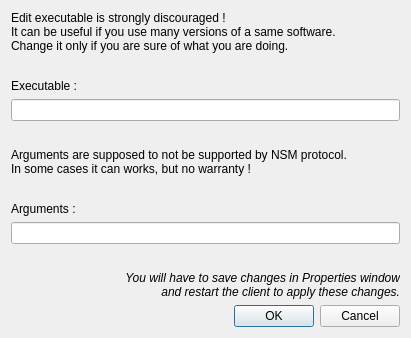
<?xml version="1.0" encoding="UTF-8"?>
<ui version="4.0">
 <class>Dialog</class>
 <widget class="QDialog" name="Dialog">
  <property name="geometry">
   <rect>
    <x>0</x>
    <y>0</y>
    <width>411</width>
    <height>338</height>
   </rect>
  </property>
  <property name="windowTitle">
   <string>Edit Executable</string>
  </property>
  <layout class="QVBoxLayout" name="verticalLayout">
   <item>
    <widget class="QLabel" name="label">
     <property name="text">
      <string>&lt;html&gt;&lt;head/&gt;&lt;body&gt;&lt;p&gt;Edit executable is strongly discouraged !&lt;br/&gt;It can be useful if you use many versions of a same software.&lt;br/&gt;Change it only if you are sure of what you are doing.&lt;/p&gt;&lt;/body&gt;&lt;/html&gt;</string>
     </property>
    </widget>
   </item>
   <item>
    <spacer name="verticalSpacer">
     <property name="orientation">
      <enum>Qt::Vertical</enum>
     </property>
     <property name="sizeHint" stdset="0">
      <size>
       <width>20</width>
       <height>40</height>
      </size>
     </property>
    </spacer>
   </item>
   <item>
    <widget class="QLabel" name="label_2">
     <property name="text">
      <string>Executable :</string>
     </property>
    </widget>
   </item>
   <item>
    <widget class="QLineEdit" name="lineEditExecutable"/>
   </item>
   <item>
    <spacer name="verticalSpacer_3">
     <property name="orientation">
      <enum>Qt::Vertical</enum>
     </property>
     <property name="sizeHint" stdset="0">
      <size>
       <width>20</width>
       <height>40</height>
      </size>
     </property>
    </spacer>
   </item>
   <item>
    <widget class="QLabel" name="label_4">
     <property name="text">
      <string>&lt;html&gt;&lt;head/&gt;&lt;body&gt;&lt;p&gt;Arguments are supposed to not be supported by NSM protocol.&lt;br/&gt;In some cases it can works, but no warranty !&lt;/p&gt;&lt;/body&gt;&lt;/html&gt;</string>
     </property>
    </widget>
   </item>
   <item>
    <spacer name="verticalSpacer_4">
     <property name="orientation">
      <enum>Qt::Vertical</enum>
     </property>
     <property name="sizeHint" stdset="0">
      <size>
       <width>20</width>
       <height>40</height>
      </size>
     </property>
    </spacer>
   </item>
   <item>
    <widget class="QLabel" name="label_3">
     <property name="text">
      <string>Arguments :</string>
     </property>
    </widget>
   </item>
   <item>
    <widget class="QLineEdit" name="lineEditArguments"/>
   </item>
   <item>
    <spacer name="verticalSpacer_2">
     <property name="orientation">
      <enum>Qt::Vertical</enum>
     </property>
     <property name="sizeHint" stdset="0">
      <size>
       <width>20</width>
       <height>40</height>
      </size>
     </property>
    </spacer>
   </item>
   <item>
    <widget class="QLabel" name="label_5">
     <property name="text">
      <string>&lt;html&gt;&lt;head/&gt;&lt;body&gt;&lt;p align=&quot;right&quot;&gt;&lt;span style=&quot; font-style:italic;&quot;&gt;You will have to save changes in Properties window&lt;br/&gt;and restart the client to apply these changes.&lt;/span&gt;&lt;/p&gt;&lt;/body&gt;&lt;/html&gt;</string>
     </property>
    </widget>
   </item>
   <item>
    <widget class="QDialogButtonBox" name="buttonBox">
     <property name="orientation">
      <enum>Qt::Horizontal</enum>
     </property>
     <property name="standardButtons">
      <set>QDialogButtonBox::Cancel|QDialogButtonBox::Ok</set>
     </property>
    </widget>
   </item>
  </layout>
 </widget>
 <resources/>
 <connections>
  <connection>
   <sender>buttonBox</sender>
   <signal>accepted()</signal>
   <receiver>Dialog</receiver>
   <slot>accept()</slot>
   <hints>
    <hint type="sourcelabel">
     <x>248</x>
     <y>254</y>
    </hint>
    <hint type="destinationlabel">
     <x>157</x>
     <y>274</y>
    </hint>
   </hints>
  </connection>
  <connection>
   <sender>buttonBox</sender>
   <signal>rejected()</signal>
   <receiver>Dialog</receiver>
   <slot>reject()</slot>
   <hints>
    <hint type="sourcelabel">
     <x>316</x>
     <y>260</y>
    </hint>
    <hint type="destinationlabel">
     <x>286</x>
     <y>274</y>
    </hint>
   </hints>
  </connection>
 </connections>
</ui>
